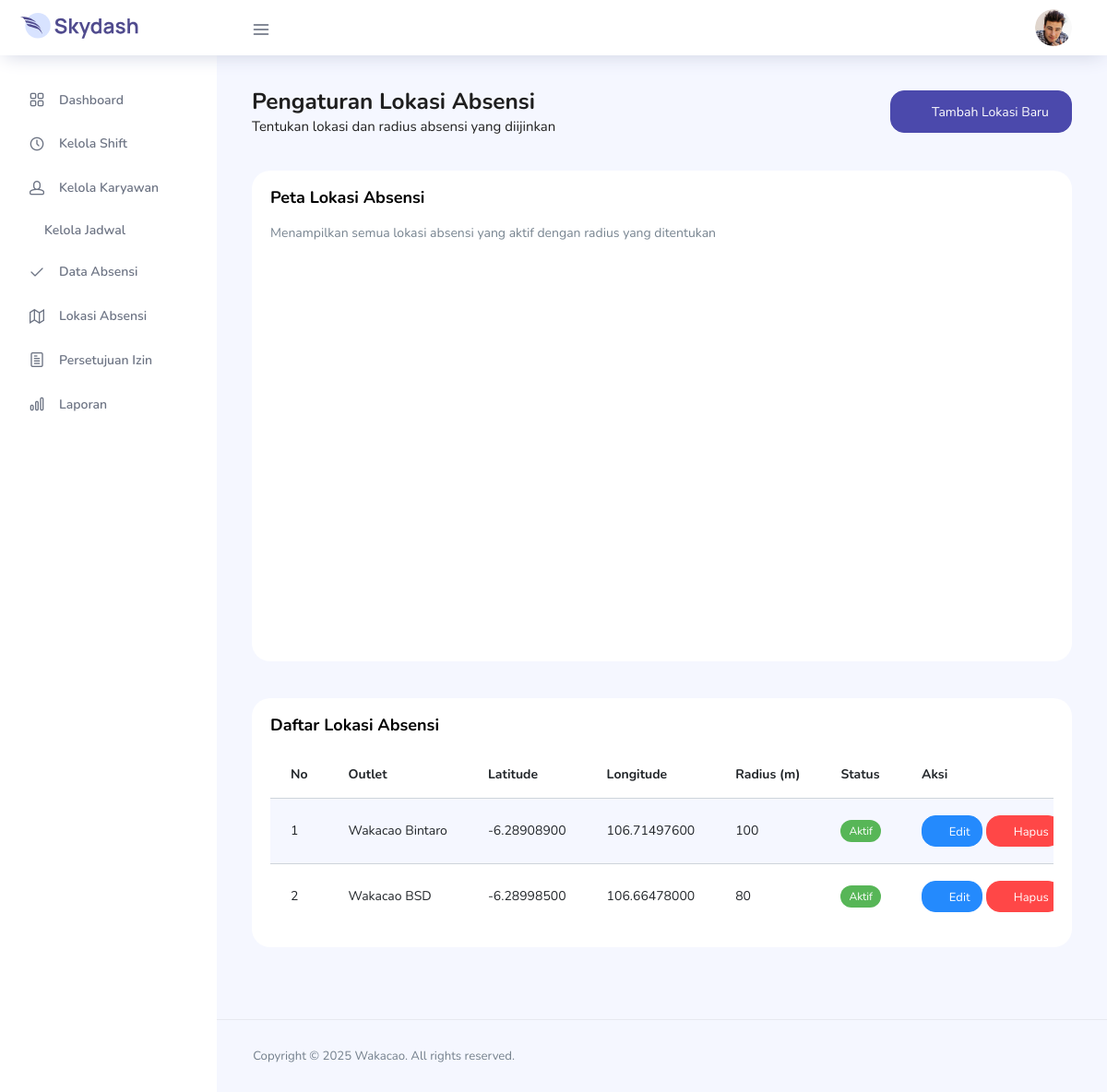
Before: /admin/location_settings.php (signed in) with the older database file.
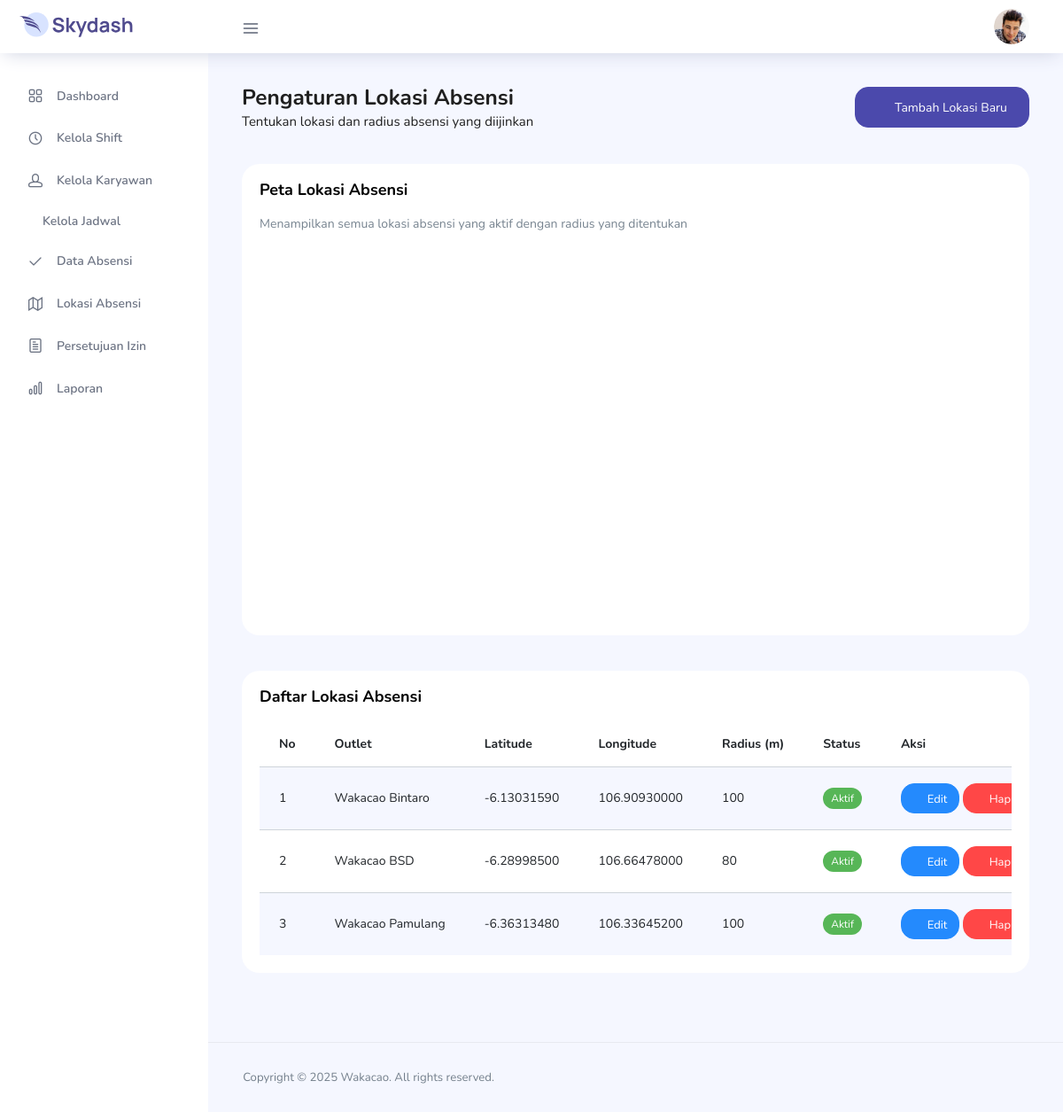
After: the same page with the newer database file.
### tables this page shows
CREATE TABLE `locations` (
  `id` int(11) NOT NULL,
  `outlet_name` varchar(100) NOT NULL,
  `latitude` decimal(10,8) NOT NULL,
  `longitude` decimal(11,8) NOT NULL,
  `radius` int(11) NOT NULL DEFAULT 100,
  `active` tinyint(1) NOT NULL DEFAULT 1,
  `created_at` timestamp NOT NULL DEFAULT current_timestamp(),
  `updated_at` timestamp NOT NULL DEFAULT current_timestamp() ON UPDATE current_timestamp()
);

### admin/location_settings.php (the view, shortened to what the changed rows need)
<?php
require_once '../config.php';
$query_locations = "SELECT * FROM locations ORDER BY outlet_name";
$result_locations = mysqli_query($koneksi, $query_locations);
$locations = [];
if ($result_locations) {
    while ($row = mysqli_fetch_assoc($result_locations)) {
        $locations[] = $row;
    }
}
?>
<!DOCTYPE html>
<html lang="en">
<head>
  <link rel="stylesheet" href="../vendors/feather/feather.css">
  <link rel="stylesheet" href="../vendors/ti-icons/css/themify-icons.css">
  <link rel="stylesheet" href="../vendors/css/vendor.bundle.base.css">
  <link rel="stylesheet" href="../vendors/datatables.net-bs4/dataTables.bootstrap4.css">
  <link rel="stylesheet" href="../css/vertical-layout-light/style.css">
</head>
<body>
  <div class="container-scroller">
      <?php include 'sidebar.php'; ?>
      <div class="main-panel">
        <div class="content-wrapper">
          <div class="row">
            <div class="col-md-12 grid-margin stretch-card">
              <div class="card">
                <div class="card-body">
                  <div class="table-responsive">
                    <table class="table table-striped table-hover">
                      <thead>
                        <tr>
                          <th>No</th>
                          <th>Outlet</th>
                          <th>Latitude</th>
                          <th>Longitude</th>
                          <th>Radius (m)</th>
                          <th>Status</th>
                          <th>Aksi</th>
                        </tr>
                      </thead>
                      <tbody>
                        <?php if (count($locations) > 0): ?>
                          <?php $no = 1; foreach ($locations as $location): ?>
                          <tr>
                            <td><?php echo $no++; ?></td>
                            <td><?php echo $location['outlet_name']; ?></td>
                            <td><?php echo $location['latitude']; ?></td>
                            <td><?php echo $location['longitude']; ?></td>
                            <td><?php echo $location['radius']; ?></td>
                            <td>
                              <span class="badge <?php echo $location['active'] ? 'badge-success' : 'badge-danger'; ?>">
                                <?php echo $location['active'] ? 'Aktif' : 'Tidak Aktif'; ?>
                              </span>
                            </td>
                            <td>
                              <a href="?action=edit&id=<?php echo $location['id']; ?>" class="btn btn-sm btn-info">
                                <i class="ti-pencil"></i> Edit
                              </a>
                              <a href="?action=delete&id=<?php echo $location['id']; ?>" class="btn btn-sm btn-danger" onclick="return confirm('Yakin ingin menghapus lokasi ini?')">
                                <i class="ti-trash"></i> Hapus
                              </a>
                            </td>
                          </tr>
                          <?php endforeach; ?>
                        <?php else: ?>
                          <tr>
                            <td colspan="7" class="text-center">Belum ada data lokasi absensi</td>
                          </tr>
                        <?php endif; ?>
                      </tbody>
                    </table>
                  </div>
                </div>
              </div>
            </div>
          </div>
        </div>
      </div>
    </div>
  </div>
</body>
</html>

Changed rows visible on the page:
changed locations "Wakacao Bintaro": latitude "-6.28908900" → "-6.13031590"; longitude "106.71497600" → "106.90930000"
added locations: outlet_name "Wakacao Pamulang", latitude "-6.36313480", longitude "106.33645200", radius "100", active "Aktif"
